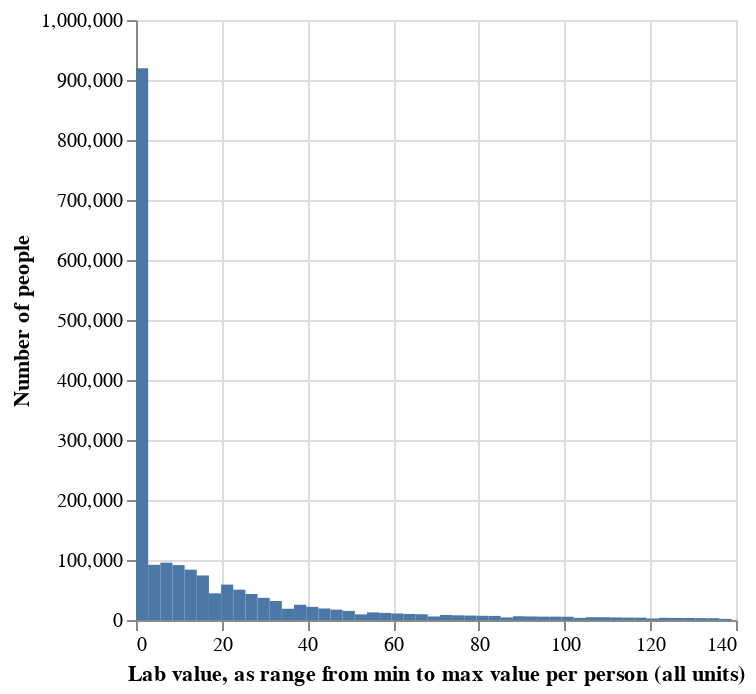
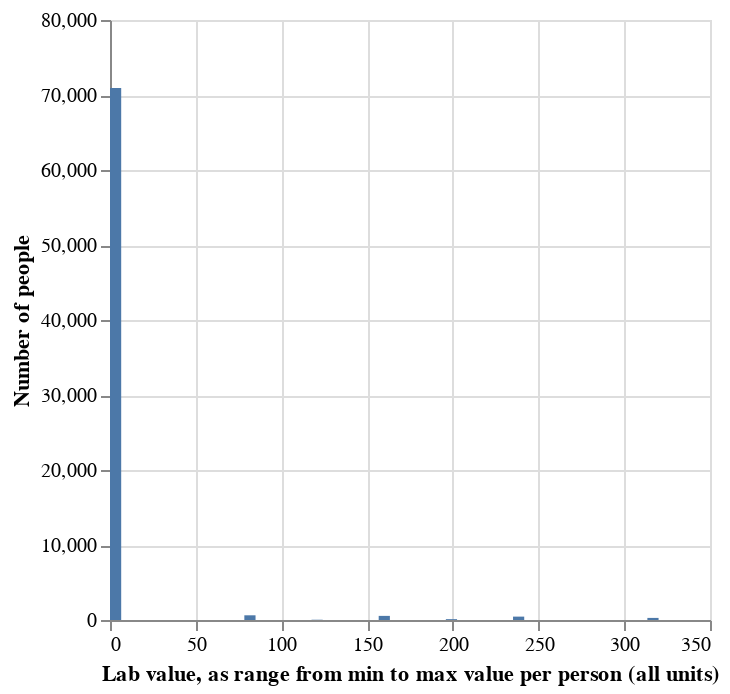
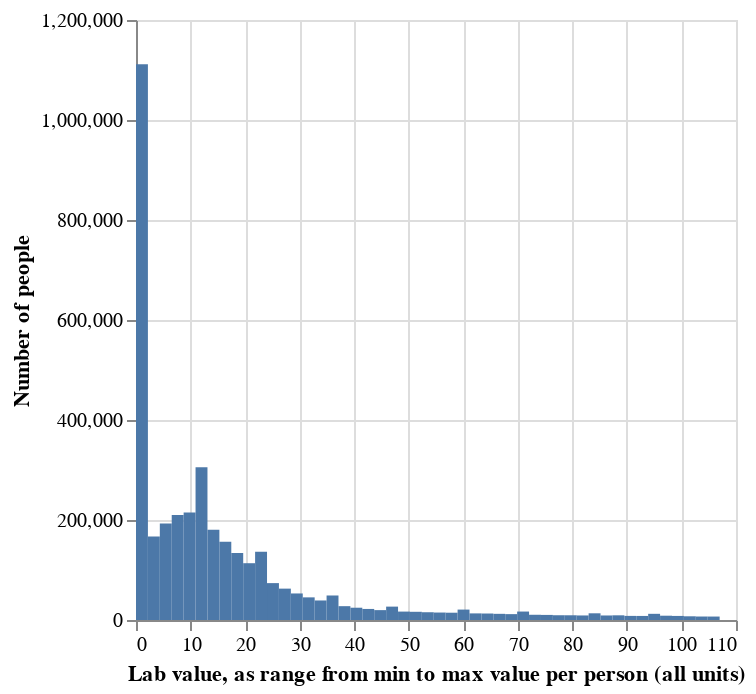

Notebook code for these charts, in order:
### Code cell
for omop_id in omop_ids:
    display(Markdown(f"## OMOP ID: {omop_id}"))
    
    plot_data = dataf.filter(pl.col("OMOP_ID") == omop_id)
    
    display(
        alt.Chart(plot_data).mark_rect().encode(
            alt.X("BinLeft:Q").title("Lab value, as range from min to max value per person (all units)"),
            alt.X2("BinRight:Q"),
            alt.Y("NPeople:Q").title("Number of people"),
            tooltip=["BinLeft:Q", "BinRight:Q", "NPeople:Q"]
        )
    )

### Figure 1 — Vega-Lite specification as saved in the notebook (floating-point values rounded to 4 significant figures)
{"config": {"view": {"continuousWidth": 300, "continuousHeight": 300}}, "data": {"name": "data-d6f72c85a73a170049b8efe79774da3a"}, "mark": {"type": "rect"}, "encoding": {"tooltip": [{"field": "BinLeft", "type": "quantitative"}, {"field": "BinRight", "type": "quantitative"}, {"field": "NPeople", "type": "quantitative"}], "x": {"field": "BinLeft", "title": "Lab value, as range from min to max value per person (all units)", "type": "quantitative"}, "x2": {"field": "BinRight"}, "y": {"field": "NPeople", "title": "Number of people", "type": "quantitative"}}, "$schema": "https://vega.github.io/schema/vega-lite/v5.16.3.json", "datasets": {"data-d6f72c85a73a170049b8efe79774da3a": [{"OMOP_ID": "3035995", "NPeople": 1814, "BinLeft": 136.2, "BinRight": 139.0}, {"OMOP_ID": "3035995", "NPeople": 2513, "BinLeft": 119.1, "BinRight": 122.0}, {"OMOP_ID": "3035995", "NPeople": 3022, "BinLeft": 133.3, "BinRight": 136.2}, {"OMOP_ID": "3035995", "NPeople": 3134, "BinLeft": 130.5, "BinRight": 133.3}, {"OMOP_ID": "3035995", "NPeople": 3328, "BinLeft": 127.7, "BinRight": 130.5}, {"OMOP_ID": "3035995", "NPeople": 3440, "BinLeft": 124.8, "BinRight": 127.7}, {"OMOP_ID": "3035995", "NPeople": 3569, "BinLeft": 102.1, "BinRight": 105.0}, {"OMOP_ID": "3035995", "NPeople": 3655, "BinLeft": 122.0, "BinRight": 124.8}, {"OMOP_ID": "3035995", "NPeople": 3917, "BinLeft": 116.3, "BinRight": 119.1}, {"OMOP_ID": "3035995", "NPeople": 4068, "BinLeft": 113.5, "BinRight": 116.3}, {"OMOP_ID": "3035995", "NPeople": 4309, "BinLeft": 110.6, "BinRight": 113.5}, {"OMOP_ID": "3035995", "NPeople": 4333, "BinLeft": 85.1, "BinRight": 87.94}, {"OMOP_ID": "3035995", "NPeople": 4617, "BinLeft": 107.8, "BinRight": 110.6}, {"OMOP_ID": "3035995", "NPeople": 4689, "BinLeft": 105.0, "BinRight": 107.8}, {"OMOP_ID": "3035995", "NPeople": 5432, "BinLeft": 99.29, "BinRight": 102.1}, {"OMOP_ID": "3035995", "NPeople": 5595, "BinLeft": 93.61, "BinRight": 96.45}, {"OMOP_ID": "3035995", "NPeople": 5626, "BinLeft": 96.45, "BinRight": 99.29}, {"OMOP_ID": "3035995", "NPeople": 5875, "BinLeft": 68.08, "BinRight": 70.92}, {"OMOP_ID": "3035995", "NPeople": 5939, "BinLeft": 90.78, "BinRight": 93.61}, {"OMOP_ID": "3035995", "NPeople": 6269, "BinLeft": 87.94, "BinRight": 90.78}, {"OMOP_ID": "3035995", "NPeople": 6823, "BinLeft": 82.27, "BinRight": 85.1}, {"OMOP_ID": "3035995", "NPeople": 7017, "BinLeft": 79.43, "BinRight": 82.27}, {"OMOP_ID": "3035995", "NPeople": 7416, "BinLeft": 76.59, "BinRight": 79.43}, {"OMOP_ID": "3035995", "NPeople": 7785, "BinLeft": 73.76, "BinRight": 76.59}, {"OMOP_ID": "3035995", "NPeople": 8388, "BinLeft": 70.92, "BinRight": 73.76}, {"OMOP_ID": "3035995", "NPeople": 9364, "BinLeft": 51.06, "BinRight": 53.9}, {"OMOP_ID": "3035995", "NPeople": 9538, "BinLeft": 65.24, "BinRight": 68.08}, {"OMOP_ID": "3035995", "NPeople": 10026, "BinLeft": 62.41, "BinRight": 65.24}, {"OMOP_ID": "3035995", "NPeople": 10862, "BinLeft": 59.57, "BinRight": 62.41}, {"OMOP_ID": "3035995", "NPeople": 11865, "BinLeft": 56.73, "BinRight": 59.57}, {"OMOP_ID": "3035995", "NPeople": 12737, "BinLeft": 53.9, "BinRight": 56.73}, {"OMOP_ID": "3035995", "NPeople": 15173, "BinLeft": 48.22, "BinRight": 51.06}, {"OMOP_ID": "3035995", "NPeople": 17257, "BinLeft": 45.39, "BinRight": 48.22}, {"OMOP_ID": "3035995", "NPeople": 18763, "BinLeft": 34.04, "BinRight": 36.88}, {"OMOP_ID": "3035995", "NPeople": 19220, "BinLeft": 42.55, "BinRight": 45.39}, {"OMOP_ID": "3035995", "NPeople": 21998, "BinLeft": 39.71, "BinRight": 42.55}, {"OMOP_ID": "3035995", "NPeople": 25429, "BinLeft": 36.88, "BinRight": 39.71}, {"OMOP_ID": "3035995", "NPeople": 31644, "BinLeft": 31.2, "BinRight": 34.04}, {"OMOP_ID": "3035995", "NPeople": 36912, "BinLeft": 28.37, "BinRight": 31.2}, {"OMOP_ID": "3035995", "NPeople": 43413, "BinLeft": 25.53, "BinRight": 28.37}, {"OMOP_ID": "3035995", "NPeople": 44505, "BinLeft": 17.02, "BinRight": 19.86}, {"OMOP_ID": "3035995", "NPeople": 50533, "BinLeft": 22.69, "BinRight": 25.53}, {"OMOP_ID": "3035995", "NPeople": 58971, "BinLeft": 19.86, "BinRight": 22.69}, {"OMOP_ID": "3035995", "NPeople": 74248, "BinLeft": 14.18, "BinRight": 17.02}, {"OMOP_ID": "3035995", "NPeople": 83924, "BinLeft": 11.35, "BinRight": 14.18}, {"OMOP_ID": "3035995", "NPeople": 91568, "BinLeft": 8.51, "BinRight": 11.35}, {"OMOP_ID": "3035995", "NPeople": 91980, "BinLeft": 2.837, "BinRight": 5.673}, {"OMOP_ID": "3035995", "NPeople": 95578, "BinLeft": 5.673, "BinRight": 8.51}, {"OMOP_ID": "3035995", "NPeople": 101471, "BinLeft": 139.0, "BinRight": Infinity}, {"OMOP_ID": "3035995", "NPeople": 919560, "BinLeft": 0.0, "BinRight": 2.837}]}}

### Figure 2 — Vega-Lite specification as saved in the notebook (floating-point values rounded to 4 significant figures)
{"config": {"view": {"continuousWidth": 300, "continuousHeight": 300}}, "data": {"name": "data-00c49f5be2d284d9e0f0185b151aa022"}, "mark": {"type": "rect"}, "encoding": {"tooltip": [{"field": "BinLeft", "type": "quantitative"}, {"field": "BinRight", "type": "quantitative"}, {"field": "NPeople", "type": "quantitative"}], "x": {"field": "BinLeft", "title": "Lab value, as range from min to max value per person (all units)", "type": "quantitative"}, "x2": {"field": "BinRight"}, "y": {"field": "NPeople", "title": "Number of people", "type": "quantitative"}}, "$schema": "https://vega.github.io/schema/vega-lite/v5.16.3.json", "datasets": {"data-00c49f5be2d284d9e0f0185b151aa022": [{"OMOP_ID": "3037522", "NPeople": 36, "BinLeft": 117.6, "BinRight": 124.1}, {"OMOP_ID": "3037522", "NPeople": 112, "BinLeft": 195.9, "BinRight": 202.4}, {"OMOP_ID": "3037522", "NPeople": 279, "BinLeft": 313.5, "BinRight": 320.0}, {"OMOP_ID": "3037522", "NPeople": 451, "BinLeft": 235.1, "BinRight": 241.6}, {"OMOP_ID": "3037522", "NPeople": 549, "BinLeft": 156.7, "BinRight": 163.3}, {"OMOP_ID": "3037522", "NPeople": 626, "BinLeft": 78.37, "BinRight": 84.9}, {"OMOP_ID": "3037522", "NPeople": 4584, "BinLeft": 320.0, "BinRight": Infinity}, {"OMOP_ID": "3037522", "NPeople": 70920, "BinLeft": 0.0, "BinRight": 6.531}]}}

### Figure 3 — Vega-Lite specification as saved in the notebook (floating-point values rounded to 4 significant figures)
{"config": {"view": {"continuousWidth": 300, "continuousHeight": 300}}, "data": {"name": "data-db051ccaf17927d4a1466ad5ddced97a"}, "mark": {"type": "rect"}, "encoding": {"tooltip": [{"field": "BinLeft", "type": "quantitative"}, {"field": "BinRight", "type": "quantitative"}, {"field": "NPeople", "type": "quantitative"}], "x": {"field": "BinLeft", "title": "Lab value, as range from min to max value per person (all units)", "type": "quantitative"}, "x2": {"field": "BinRight"}, "y": {"field": "NPeople", "title": "Number of people", "type": "quantitative"}}, "$schema": "https://vega.github.io/schema/vega-lite/v5.16.3.json", "datasets": {"data-db051ccaf17927d4a1466ad5ddced97a": [{"OMOP_ID": "3020564", "NPeople": 6902, "BinLeft": 104.8, "BinRight": 107.0}, {"OMOP_ID": "3020564", "NPeople": 6972, "BinLeft": 102.6, "BinRight": 104.8}, {"OMOP_ID": "3020564", "NPeople": 7425, "BinLeft": 100.4, "BinRight": 102.6}, {"OMOP_ID": "3020564", "NPeople": 8120, "BinLeft": 91.71, "BinRight": 93.9}, {"OMOP_ID": "3020564", "NPeople": 8136, "BinLeft": 98.27, "BinRight": 100.4}, {"OMOP_ID": "3020564", "NPeople": 8219, "BinLeft": 89.53, "BinRight": 91.71}, {"OMOP_ID": "3020564", "NPeople": 8594, "BinLeft": 96.08, "BinRight": 98.27}, {"OMOP_ID": "3020564", "NPeople": 9058, "BinLeft": 85.16, "BinRight": 87.35}, {"OMOP_ID": "3020564", "NPeople": 9079, "BinLeft": 80.8, "BinRight": 82.98}, {"OMOP_ID": "3020564", "NPeople": 9369, "BinLeft": 87.35, "BinRight": 89.53}, {"OMOP_ID": "3020564", "NPeople": 9451, "BinLeft": 78.61, "BinRight": 80.8}, {"OMOP_ID": "3020564", "NPeople": 9526, "BinLeft": 76.43, "BinRight": 78.61}, {"OMOP_ID": "3020564", "NPeople": 10170, "BinLeft": 74.24, "BinRight": 76.43}, {"OMOP_ID": "3020564", "NPeople": 10463, "BinLeft": 72.06, "BinRight": 74.24}, {"OMOP_ID": "3020564", "NPeople": 11744, "BinLeft": 67.69, "BinRight": 69.88}, {"OMOP_ID": "3020564", "NPeople": 12345, "BinLeft": 65.51, "BinRight": 67.69}, {"OMOP_ID": "3020564", "NPeople": 12353, "BinLeft": 93.9, "BinRight": 96.08}, {"OMOP_ID": "3020564", "NPeople": 12966, "BinLeft": 63.33, "BinRight": 65.51}, {"OMOP_ID": "3020564", "NPeople": 13216, "BinLeft": 61.14, "BinRight": 63.33}, {"OMOP_ID": "3020564", "NPeople": 13402, "BinLeft": 82.98, "BinRight": 85.16}, {"OMOP_ID": "3020564", "NPeople": 14579, "BinLeft": 56.78, "BinRight": 58.96}, {"OMOP_ID": "3020564", "NPeople": 14933, "BinLeft": 54.59, "BinRight": 56.78}, {"OMOP_ID": "3020564", "NPeople": 15527, "BinLeft": 52.41, "BinRight": 54.59}, {"OMOP_ID": "3020564", "NPeople": 16415, "BinLeft": 50.22, "BinRight": 52.41}, {"OMOP_ID": "3020564", "NPeople": 16826, "BinLeft": 48.04, "BinRight": 50.22}, {"OMOP_ID": "3020564", "NPeople": 16898, "BinLeft": 69.88, "BinRight": 72.06}, {"OMOP_ID": "3020564", "NPeople": 19750, "BinLeft": 43.67, "BinRight": 45.86}, {"OMOP_ID": "3020564", "NPeople": 20838, "BinLeft": 58.96, "BinRight": 61.14}, {"OMOP_ID": "3020564", "NPeople": 22114, "BinLeft": 41.49, "BinRight": 43.67}, {"OMOP_ID": "3020564", "NPeople": 24568, "BinLeft": 39.31, "BinRight": 41.49}, {"OMOP_ID": "3020564", "NPeople": 26767, "BinLeft": 45.86, "BinRight": 48.04}, {"OMOP_ID": "3020564", "NPeople": 27662, "BinLeft": 37.12, "BinRight": 39.31}, {"OMOP_ID": "3020564", "NPeople": 39064, "BinLeft": 32.76, "BinRight": 34.94}, {"OMOP_ID": "3020564", "NPeople": 45265, "BinLeft": 30.57, "BinRight": 32.76}, {"OMOP_ID": "3020564", "NPeople": 49025, "BinLeft": 34.94, "BinRight": 37.12}, {"OMOP_ID": "3020564", "NPeople": 53075, "BinLeft": 28.39, "BinRight": 30.57}, {"OMOP_ID": "3020564", "NPeople": 62744, "BinLeft": 26.2, "BinRight": 28.39}, {"OMOP_ID": "3020564", "NPeople": 73771, "BinLeft": 24.02, "BinRight": 26.2}, {"OMOP_ID": "3020564", "NPeople": 113582, "BinLeft": 19.65, "BinRight": 21.84}, {"OMOP_ID": "3020564", "NPeople": 134055, "BinLeft": 17.47, "BinRight": 19.65}, {"OMOP_ID": "3020564", "NPeople": 136317, "BinLeft": 21.84, "BinRight": 24.02}, {"OMOP_ID": "3020564", "NPeople": 156424, "BinLeft": 15.29, "BinRight": 17.47}, {"OMOP_ID": "3020564", "NPeople": 167157, "BinLeft": 2.184, "BinRight": 4.367}, {"OMOP_ID": "3020564", "NPeople": 180263, "BinLeft": 13.1, "BinRight": 15.29}, {"OMOP_ID": "3020564", "NPeople": 192891, "BinLeft": 4.367, "BinRight": 6.551}, {"OMOP_ID": "3020564", "NPeople": 196176, "BinLeft": 107.0, "BinRight": Infinity}, {"OMOP_ID": "3020564", "NPeople": 210028, "BinLeft": 6.551, "BinRight": 8.735}, {"OMOP_ID": "3020564", "NPeople": 214751, "BinLeft": 8.735, "BinRight": 10.92}, {"OMOP_ID": "3020564", "NPeople": 305341, "BinLeft": 10.92, "BinRight": 13.1}, {"OMOP_ID": "3020564", "NPeople": 1111463, "BinLeft": 0.0, "BinRight": 2.184}]}}
